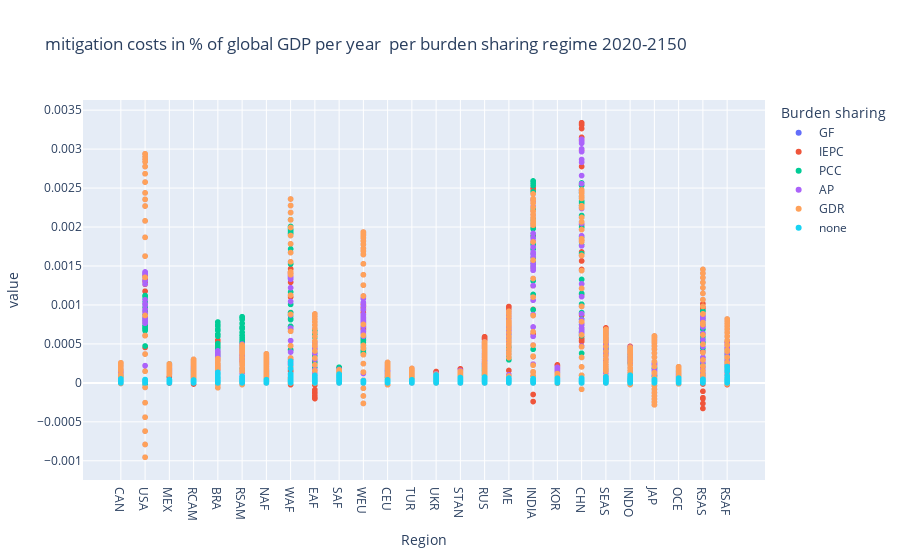

This figure's notebook cell:
### Code cell
GF_per_glo = (costs_GF/gdp_df).reset_index().melt('Region')
GF_per_glo ['Burden sharing'] = 'GF'
IEPC_per_glo = (costs_IEPC/gdp_df).reset_index().melt('Region')
IEPC_per_glo ['Burden sharing'] = 'IEPC'
PCC_per_glo = (costs_PCC/gdp_df).reset_index().melt('Region')
PCC_per_glo ['Burden sharing'] = 'PCC'
AP_per_glo = (costs_AP/gdp_df).reset_index().melt('Region')
AP_per_glo ['Burden sharing'] = 'AP'
GDR_per_glo = (costs_GDR/gdp_df).reset_index().melt('Region')
GDR_per_glo ['Burden sharing'] = 'GDR'
Mit_per_glo = (mitigation_costs/gdp_df).reset_index().melt('Region')
Mit_per_glo ['Burden sharing'] = 'none'

frames1 = [ GF_per_glo, IEPC_per_glo, PCC_per_glo, AP_per_glo, GDR_per_glo, Mit_per_glo]
data = pd.concat(frames1, axis = 0)

fig1 = px.scatter(
    data, 
    x='Region',
    y= 'value',
    color="Burden sharing",
    title = ' mitigation costs in % of global GDP per year  per burden sharing regime 2020-2150',
    
)

           #labels = { "variable": "Burden Sharing Regime"})

# fig0.update_xaxes(
#    title = "Region"
# )

# fig0.update_yaxes(
#    title = "mitigation costs"
# )
fig1

### Figure 1 — Plotly figure (JSON) as saved in the notebook; plotly's stock layout.template omitted (floating-point values rounded to 4 significant figures; data arrays with more than 128 entries replaced by an {"elided": "..."} marker saying what was removed)
{"data": [{"hovertemplate": "Burden sharing=GF<br>Region=%{x}<br>value=%{y}<extra></extra>", "legendgroup": "GF", "marker": {"color": "#636efa", "symbol": "circle"}, "mode": "markers", "name": "GF", "showlegend": true, "type": "scattergl", "x": {"elided": "702 str values"}, "xaxis": "x", "y": {"elided": "702 float values"}, "yaxis": "y"}, {"hovertemplate": "Burden sharing=IEPC<br>Region=%{x}<br>value=%{y}<extra></extra>", "legendgroup": "IEPC", "marker": {"color": "#EF553B", "symbol": "circle"}, "mode": "markers", "name": "IEPC", "showlegend": true, "type": "scattergl", "x": {"elided": "702 str values"}, "xaxis": "x", "y": {"elided": "702 float values"}, "yaxis": "y"}, {"hovertemplate": "Burden sharing=PCC<br>Region=%{x}<br>value=%{y}<extra></extra>", "legendgroup": "PCC", "marker": {"color": "#00cc96", "symbol": "circle"}, "mode": "markers", "name": "PCC", "showlegend": true, "type": "scattergl", "x": {"elided": "702 str values"}, "xaxis": "x", "y": {"elided": "702 float values"}, "yaxis": "y"}, {"hovertemplate": "Burden sharing=AP<br>Region=%{x}<br>value=%{y}<extra></extra>", "legendgroup": "AP", "marker": {"color": "#ab63fa", "symbol": "circle"}, "mode": "markers", "name": "AP", "showlegend": true, "type": "scattergl", "x": {"elided": "702 str values"}, "xaxis": "x", "y": {"elided": "702 float values"}, "yaxis": "y"}, {"hovertemplate": "Burden sharing=GDR<br>Region=%{x}<br>value=%{y}<extra></extra>", "legendgroup": "GDR", "marker": {"color": "#FFA15A", "symbol": "circle"}, "mode": "markers", "name": "GDR", "showlegend": true, "type": "scattergl", "x": {"elided": "702 str values"}, "xaxis": "x", "y": {"elided": "702 float values"}, "yaxis": "y"}, {"hovertemplate": "Burden sharing=none<br>Region=%{x}<br>value=%{y}<extra></extra>", "legendgroup": "none", "marker": {"color": "#19d3f3", "symbol": "circle"}, "mode": "markers", "name": "none", "showlegend": true, "type": "scattergl", "x": {"elided": "702 str values"}, "xaxis": "x", "y": {"elided": "702 float values"}, "yaxis": "y"}], "layout": {"legend": {"title": {"text": "Burden sharing"}, "tracegroupgap": 0}, "title": {"text": " mitigation costs in % of global GDP per year  per burden sharing regime 2020-2150"}, "xaxis": {"anchor": "y", "domain": [0, 1], "title": {"text": "Region"}}, "yaxis": {"anchor": "x", "domain": [0, 1], "title": {"text": "value"}}}}
